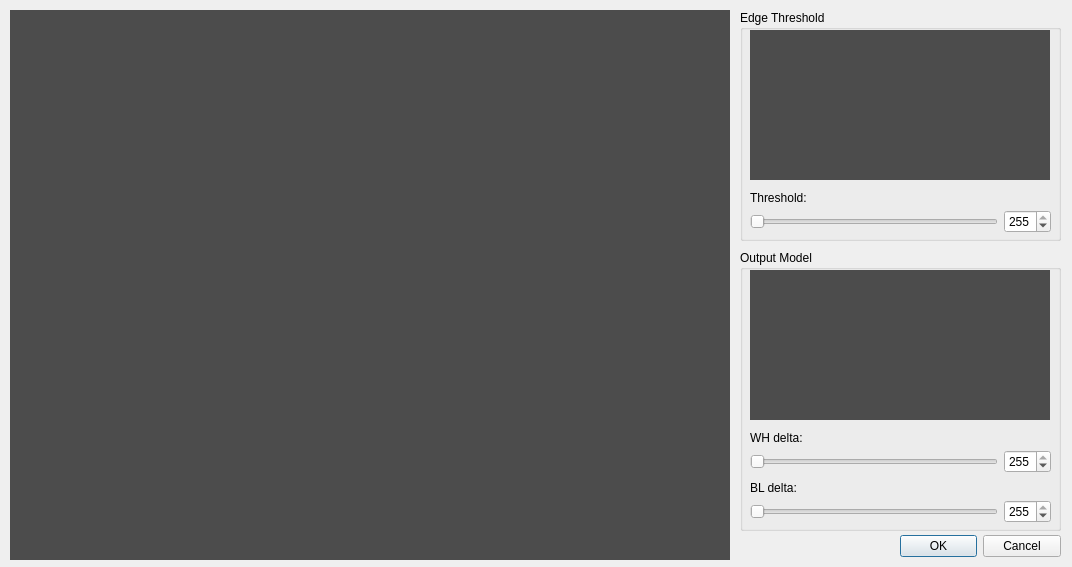
<?xml version="1.0" encoding="UTF-8"?>
<ui version="4.0">
 <class>DialogFuzzyLogic</class>
 <widget class="QDialog" name="DialogFuzzyLogic">
  <property name="geometry">
   <rect>
    <x>0</x>
    <y>0</y>
    <width>1072</width>
    <height>567</height>
   </rect>
  </property>
  <property name="windowTitle">
   <string>Fuzzy Edge</string>
  </property>
  <property name="windowIcon">
   <iconset resource="../icon.qrc">
    <normaloff>:/icon/simpleProcessing.ico</normaloff>:/icon/simpleProcessing.ico</iconset>
  </property>
  <widget class="QDialogButtonBox" name="buttonBox">
   <property name="geometry">
    <rect>
     <x>900</x>
     <y>530</y>
     <width>161</width>
     <height>32</height>
    </rect>
   </property>
   <property name="orientation">
    <enum>Qt::Horizontal</enum>
   </property>
   <property name="standardButtons">
    <set>QDialogButtonBox::Cancel|QDialogButtonBox::Ok</set>
   </property>
   <property name="centerButtons">
    <bool>false</bool>
   </property>
  </widget>
  <widget class="smartLabel" name="label_fuzzy">
   <property name="geometry">
    <rect>
     <x>10</x>
     <y>10</y>
     <width>720</width>
     <height>550</height>
    </rect>
   </property>
   <property name="styleSheet">
    <string notr="true">background-color: rgb(76, 76, 76);</string>
   </property>
   <property name="text">
    <string/>
   </property>
   <property name="alignment">
    <set>Qt::AlignCenter</set>
   </property>
  </widget>
  <widget class="QGroupBox" name="groupBox">
   <property name="geometry">
    <rect>
     <x>740</x>
     <y>10</y>
     <width>321</width>
     <height>231</height>
    </rect>
   </property>
   <property name="title">
    <string>Edge Threshold</string>
   </property>
   <widget class="QCustomPlot" name="bellShapePlot" native="true">
    <property name="geometry">
     <rect>
      <x>10</x>
      <y>20</y>
      <width>300</width>
      <height>150</height>
     </rect>
    </property>
    <property name="styleSheet">
     <string notr="true">background-color: rgb(76, 76, 76);</string>
    </property>
   </widget>
   <widget class="QLabel" name="label">
    <property name="geometry">
     <rect>
      <x>10</x>
      <y>180</y>
      <width>71</width>
      <height>16</height>
     </rect>
    </property>
    <property name="text">
     <string>Threshold:</string>
    </property>
   </widget>
   <widget class="QWidget" name="layoutWidget">
    <property name="geometry">
     <rect>
      <x>10</x>
      <y>200</y>
      <width>301</width>
      <height>24</height>
     </rect>
    </property>
    <layout class="QHBoxLayout" name="horizontalLayout">
     <item>
      <widget class="QSlider" name="horizontalSlider_bellThreshold">
       <property name="maximum">
        <number>255</number>
       </property>
       <property name="orientation">
        <enum>Qt::Horizontal</enum>
       </property>
      </widget>
     </item>
     <item>
      <widget class="QSpinBox" name="spinBox_bellThreshold">
       <property name="maximum">
        <number>255</number>
       </property>
       <property name="value">
        <number>255</number>
       </property>
       <property name="displayIntegerBase">
        <number>10</number>
       </property>
      </widget>
     </item>
    </layout>
   </widget>
  </widget>
  <widget class="QGroupBox" name="groupBox_2">
   <property name="geometry">
    <rect>
     <x>740</x>
     <y>250</y>
     <width>321</width>
     <height>281</height>
    </rect>
   </property>
   <property name="title">
    <string>Output Model</string>
   </property>
   <widget class="QCustomPlot" name="triangPlot" native="true">
    <property name="geometry">
     <rect>
      <x>10</x>
      <y>20</y>
      <width>300</width>
      <height>150</height>
     </rect>
    </property>
    <property name="styleSheet">
     <string notr="true">background-color: rgb(76, 76, 76);</string>
    </property>
   </widget>
   <widget class="QLabel" name="label_2">
    <property name="geometry">
     <rect>
      <x>10</x>
      <y>180</y>
      <width>71</width>
      <height>16</height>
     </rect>
    </property>
    <property name="text">
     <string>WH delta:</string>
    </property>
   </widget>
   <widget class="QWidget" name="layoutWidget">
    <property name="geometry">
     <rect>
      <x>10</x>
      <y>200</y>
      <width>301</width>
      <height>24</height>
     </rect>
    </property>
    <layout class="QHBoxLayout" name="horizontalLayout_2">
     <item>
      <widget class="QSlider" name="horizontalSlider_outputLeftBound">
       <property name="maximum">
        <number>255</number>
       </property>
       <property name="orientation">
        <enum>Qt::Horizontal</enum>
       </property>
      </widget>
     </item>
     <item>
      <widget class="QSpinBox" name="spinBox_outputLeftBound">
       <property name="maximum">
        <number>255</number>
       </property>
       <property name="value">
        <number>255</number>
       </property>
       <property name="displayIntegerBase">
        <number>10</number>
       </property>
      </widget>
     </item>
    </layout>
   </widget>
   <widget class="QLabel" name="label_3">
    <property name="geometry">
     <rect>
      <x>10</x>
      <y>230</y>
      <width>81</width>
      <height>16</height>
     </rect>
    </property>
    <property name="text">
     <string>BL delta:</string>
    </property>
   </widget>
   <widget class="QWidget" name="layoutWidget_2">
    <property name="geometry">
     <rect>
      <x>10</x>
      <y>250</y>
      <width>301</width>
      <height>24</height>
     </rect>
    </property>
    <layout class="QHBoxLayout" name="horizontalLayout_5">
     <item>
      <widget class="QSlider" name="horizontalSlider_outputRightBound">
       <property name="maximum">
        <number>255</number>
       </property>
       <property name="orientation">
        <enum>Qt::Horizontal</enum>
       </property>
      </widget>
     </item>
     <item>
      <widget class="QSpinBox" name="spinBox_outputRightBound">
       <property name="maximum">
        <number>255</number>
       </property>
       <property name="value">
        <number>255</number>
       </property>
       <property name="displayIntegerBase">
        <number>10</number>
       </property>
      </widget>
     </item>
    </layout>
   </widget>
  </widget>
 </widget>
 <customwidgets>
  <customwidget>
   <class>smartLabel</class>
   <extends>QLabel</extends>
   <header>smartlabel.h</header>
  </customwidget>
  <customwidget>
   <class>QCustomPlot</class>
   <extends>QWidget</extends>
   <header>qcustomplot.h</header>
   <container>1</container>
  </customwidget>
 </customwidgets>
 <resources>
  <include location="../icon.qrc"/>
 </resources>
 <connections>
  <connection>
   <sender>buttonBox</sender>
   <signal>accepted()</signal>
   <receiver>DialogFuzzyLogic</receiver>
   <slot>accept()</slot>
   <hints>
    <hint type="sourcelabel">
     <x>248</x>
     <y>254</y>
    </hint>
    <hint type="destinationlabel">
     <x>157</x>
     <y>274</y>
    </hint>
   </hints>
  </connection>
  <connection>
   <sender>buttonBox</sender>
   <signal>rejected()</signal>
   <receiver>DialogFuzzyLogic</receiver>
   <slot>reject()</slot>
   <hints>
    <hint type="sourcelabel">
     <x>316</x>
     <y>260</y>
    </hint>
    <hint type="destinationlabel">
     <x>286</x>
     <y>274</y>
    </hint>
   </hints>
  </connection>
 </connections>
</ui>
